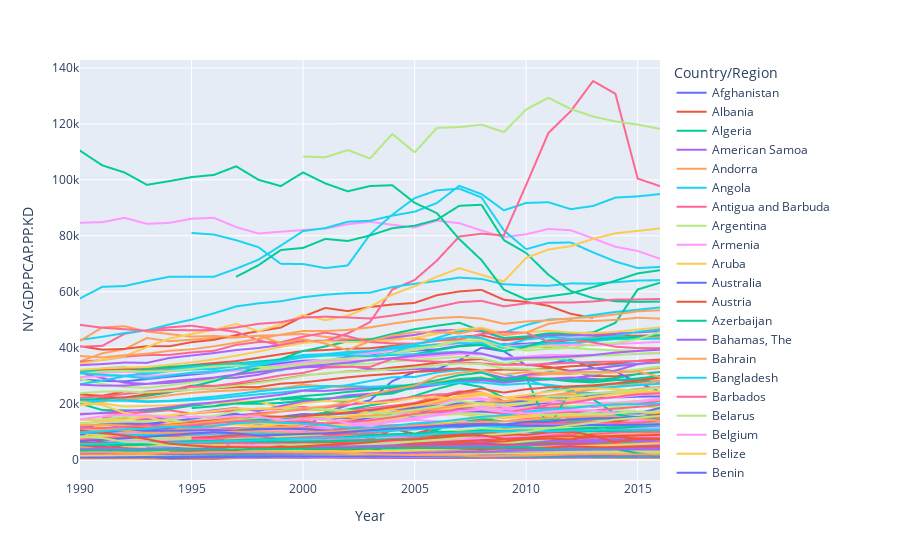

Notebook code for this chart:
### Markdown cell above
GDP per capita, PPP (constant 2011 international $): NY.GDP.PCAP.PP.KD

### Code cell
fig = px.line(jobs, x="Year", y="NY.GDP.PCAP.PP.KD", color="Country/Region",
              hover_name="Country/Region")
fig.show()
